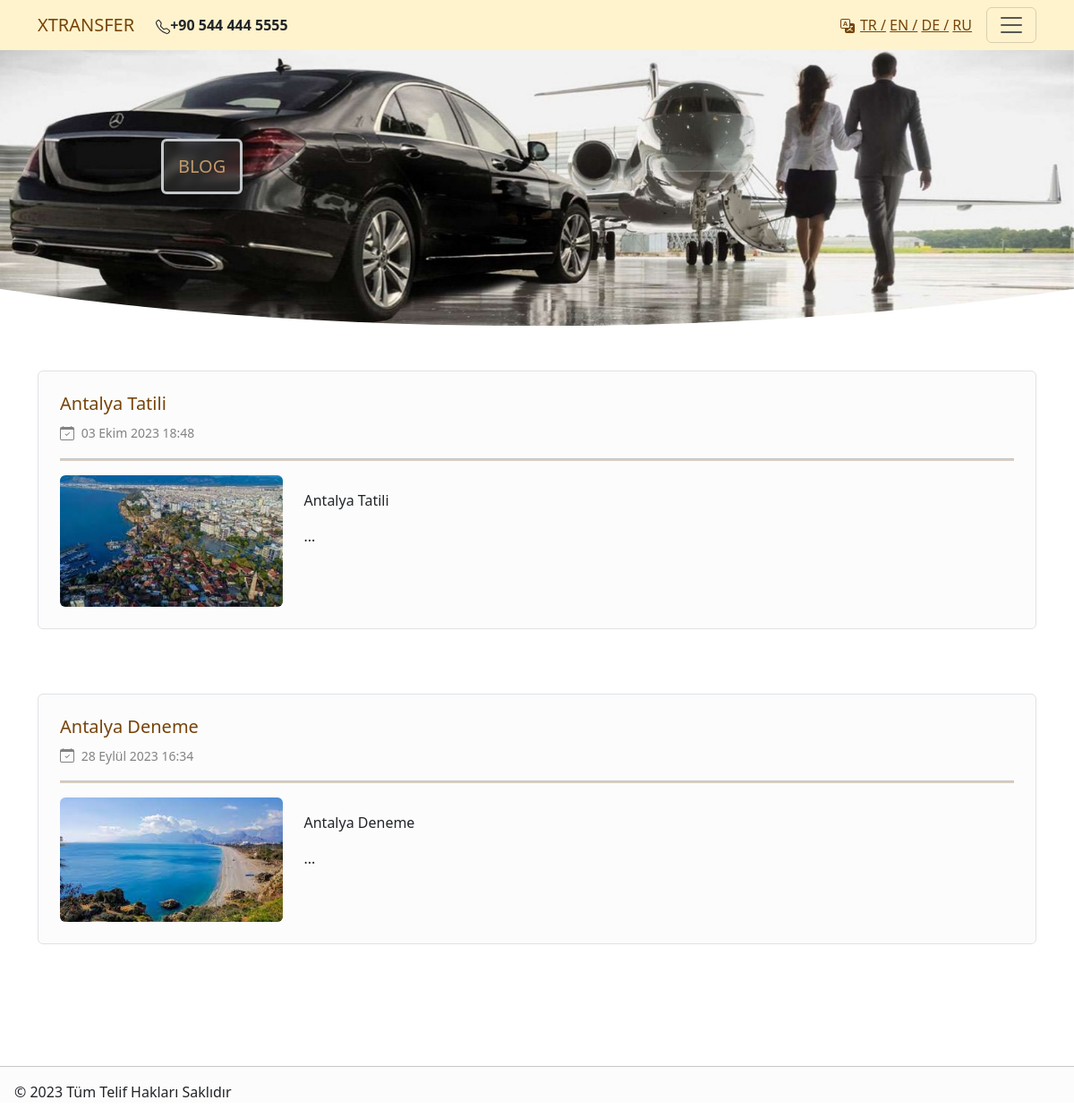
Page /blog on the committed database.
### transfer/models.py (models this page shows, shortened)
class Blog(models.Model):
    title = models.CharField(max_length=50,verbose_name="Başlık")
    content = RichTextField(verbose_name="İçerik")
    created_date = models.DateTimeField(auto_now_add=True,verbose_name="Oluşturulma Tarihi")
    article_image = models.FileField(blank=True, null= True,verbose_name="Başlık Fotoğrafı")
    class Meta:
        ordering = ['-created_date']

### transfer/views.py (the view)
# urls.py: path('blog',views.blog,name="blog"),
def blog(request):
    articles = Blog.objects.all()
    return render(request,"blog.html",{"articles":articles})

### templates/blog.html (shortened to what this page needs)
{% extends "layout.html" %}
{% block r_query %}
{% load i18n %}
<div class="carousel-inner">
    <div class="carousel-item active" >
        <img src="../media/img_1_sorgu.jpg" class="img-fluid">
        <div class="carousel-caption d-flex flex-column justify-content-center h-100 text-start">
            <h5 style="font-size: 20px; color: #C19A6B;">
                <span class="border border-secondary-subtle border-3 p-3 rounded" style="display: inline-block; backdrop-filter: blur(5px); background-color: rgba(255, 255, 255, 0.1); padding: 8px; border-radius: 8px;">
                    {% trans "BLOG" %}
                </span>
            </h5>
        </div>
    </div>
</div>
{% endblock%}
{% block body %}
{% if articles %}
{% for article in articles  %}
<div class="border border-tertiary p-4 mb-4 border-opacity-25 rounded-2" style="background: #fcfcfc;" >
    <h5><a href="{% url 'blog_detail' article.id %}" style="color: #764409; text-decoration:none" >{{article.title}}</a></h5>
    <small style="color: #828282;"> {{article.created_date}}</small>
    <hr color="#764409" size="5">
    <div class="row">
        <div class="col-md-3">
            <a href="{% url 'blog_detail' article.id %}" ><img class="img-fluid rounded" width="250" height="250" src="{{article.article_image.url}}" alt=""></a>
        </div>
        <div class="col-md-8">
            <p>{{article.content|safe|truncatewords:30}}...</p>
        </div>
    </div>
</div>
<br><br>
{% endfor %}
{% endif %}
{% endblock  %}

### templates/layout.html (shortened to what this page needs)
<!DOCTYPE html>
{% load static %}
{% load i18n %}
<html lang="tr">
<head>
    <link rel="stylesheet" href="{% static 'css/bootstrap.min.css' %}">
    <link rel="stylesheet" href="{% static 'css/style.css' %}">
</head>
<body>
    {% include "includes/navbar.html" %}
    <br><br>
    <div style="margin-top: 7px;">
        {% block r_query %}
        {% endblock  %}
    </div>
    <div style="margin-top: 50px;" class="container" >
        {% block body %}
        {% endblock body %}
    </div>
    <br><br>
    <footer style="background: #fcfcfc;">
        <hr>
        <p>&emsp;&copy; 2023 {% trans "Tüm Telif Hakları Saklıdır" %}</p>
    </footer>
</body>
</html>

### templates/includes/navbar.html (shortened to what this page needs)
{% load i18n %}
{% load currency %}
<nav class="navbar bg-warning-subtle fixed-top ">
  <div class="container">
    <a class="navbar-brand" style = "color:#764409;" href="{% url 'index' %}" >XTRANSFER</a>&ensp;
    <a class="nav-link" ><b>+90 544 444 5555</b></a>
    <ul class="navbar-nav ms-auto mb-6 mb-lg-0">
      <li class="nav-item">
        <a style="color:#764409;" href="{% url 'set-language' 'tr' %}">TR /</a>
        <a style="color:#764409;" href="{% url 'set-language' 'en' %}">EN /</a>
        <a style="color:#764409;" href="{% url 'set-language' 'de' %}">DE /</a>
        <a style="color:#764409;" href="{% url 'set-language' 'ru' %}">RU</a>
    </ul>&emsp;
    <button class="navbar-toggler" style = "color:#764409;" type="button" data-bs-toggle="offcanvas" data-bs-target="#offcanvasNavbar" aria-controls="offcanvasNavbar" aria-label="Toggle navigation">
      <span class="navbar-toggler-icon"></span>
    </button>
  </div>
</nav>

### static/css/style.css (style rules this page uses)
.carousel-inner { clip-path: ellipse(100% 100% at 50% 0%); }

### templates/blog.html (style rules this page uses)
.carousel-inner { clip-path: ellipse(100% 100% at 50% 0%); }
.carousel-inner img { max-width: 100%; height: auto; }

### rows in the picture
Blog: title "Antalya Tatili", created_date "03 Ekim 2023 18:48", article_image (picture), content "Antalya Tatili"
Blog: title "Antalya Deneme", created_date "28 Eylül 2023 16:34", article_image (picture), content "Antalya Deneme"
